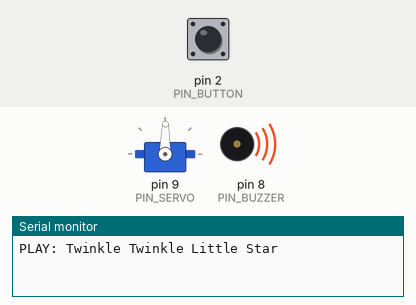
The sketch below on a simulated Arduino Uno, built with avr-gcc and run on an emulated ATmega328P. On the bench: servo, buzzer (waves = sounding), the last lines printed to the serial monitor. The inputs (shaded band) are chosen by the test bench; at power-on: pin 2 (PIN_BUTTON) HIGH.

Above: at 1.2 s.
1.3 s: pin 2 (PIN_BUTTON) pulled LOW for 3.2 s
At 2.8 s:
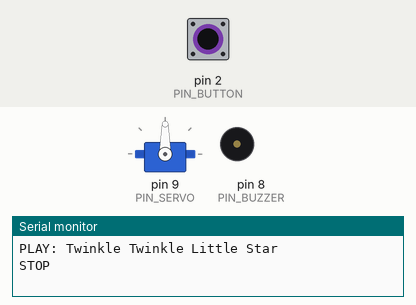
6.0 s: pin 2 (PIN_BUTTON) pulled LOW for 0.15 s
At 6.8 s:
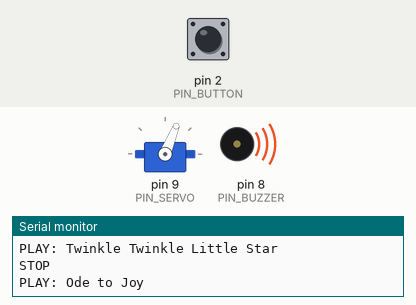
9.0 s: pin 2 (PIN_BUTTON) pulled LOW for 1 s
12.0 s: pin 2 (PIN_BUTTON) pulsed LOW 2 times (0.12 s each, 0.3 s apart)
At 12.98 s:
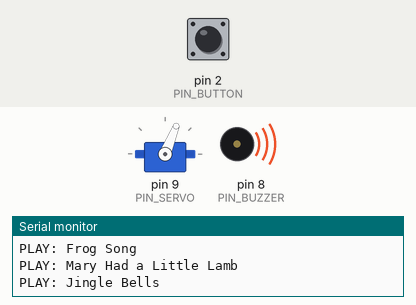
15.0 s: pin 2 (PIN_BUTTON) pulsed LOW 5 times (0.12 s each, 0.3 s apart)
Timing chart, 0 to 19.0 s (numbered marks = the images above; inputs shaded):
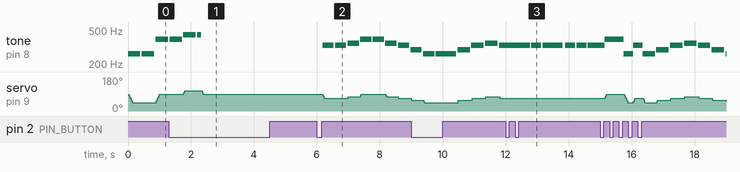

The sketch:

jukebox.ino
```cpp
/*
 * 踊るオルゴール / ジュークボックス (Arduino Uno)
 *
 * 内蔵した曲をブザーで単音演奏し、針が音の高さに合わせて踊る。
 * 収録曲はパブリックドメインの名曲のみ。
 *
 *   - 短押し  : 次の曲へ送って頭から再生
 *   - 長押し  : 再生 / 停止
 *
 * 配線(ポモドーロタイマーと共通):
 *   サーボ信号 = D9 / ブザー = D8 / ボタン = D2(INPUT_PULLUPでGND直結)
 */

#include <Servo.h>

// ===== ピン =====
const int PIN_SERVO  = 9;
const int PIN_BUZZER = 8;
const int PIN_BUTTON = 2;

// ===== 音程(Hz) =====
const int REST    = 0;
const int NOTE_C4 = 262, NOTE_D4 = 294, NOTE_E4 = 330, NOTE_F4 = 349;
const int NOTE_G4 = 392, NOTE_A4 = 440, NOTE_B4 = 494;
const int NOTE_C5 = 523, NOTE_D5 = 587, NOTE_E5 = 659;

// 踊り(角度マッピング)の基準となる音域
const int DANCE_FREQ_LOW  = NOTE_C4;
const int DANCE_FREQ_HIGH = NOTE_C5;

// ===== 針(サーボ角度) =====
const int SWING_MIN_ANGLE = 45;   // 低い音
const int SWING_MAX_ANGLE = 135;  // 高い音
const int REST_ANGLE      = 90;   // 停止中の中央
const int SERVO_STEP_DEG  = 4;    // 1回の更新で動く角度
const unsigned long SERVO_STEP_MS = 12;  // 角度更新の間隔

// ===== 発音 =====
const float TONE_GATE = 0.9;  // 音長の何割を鳴らすか(残りは音の切れ目)

// ===== ボタン判定 =====
const unsigned long DEBOUNCE_MS   = 30;
const unsigned long LONG_PRESS_MS = 1000;

// ===== その他 =====
const long BAUD_RATE = 9600;

enum ButtonEvent { BTN_NONE, BTN_SHORT, BTN_LONG };

// 1音 = {音程Hz, 長さ(8分音符を1とした単位)}
struct Note { int freq; byte len; };

// ----- 収録曲(すべてパブリックドメイン) -----

// きらきら星
const Note SONG_TWINKLE[] = {
  {NOTE_C4,2},{NOTE_C4,2},{NOTE_G4,2},{NOTE_G4,2},{NOTE_A4,2},{NOTE_A4,2},{NOTE_G4,4},
  {NOTE_F4,2},{NOTE_F4,2},{NOTE_E4,2},{NOTE_E4,2},{NOTE_D4,2},{NOTE_D4,2},{NOTE_C4,4},
  {NOTE_G4,2},{NOTE_G4,2},{NOTE_F4,2},{NOTE_F4,2},{NOTE_E4,2},{NOTE_E4,2},{NOTE_D4,4},
  {NOTE_G4,2},{NOTE_G4,2},{NOTE_F4,2},{NOTE_F4,2},{NOTE_E4,2},{NOTE_E4,2},{NOTE_D4,4},
  {NOTE_C4,2},{NOTE_C4,2},{NOTE_G4,2},{NOTE_G4,2},{NOTE_A4,2},{NOTE_A4,2},{NOTE_G4,4},
  {NOTE_F4,2},{NOTE_F4,2},{NOTE_E4,2},{NOTE_E4,2},{NOTE_D4,2},{NOTE_D4,2},{NOTE_C4,4},
};

// 歓喜の歌(ベートーヴェン 第九)
const Note SONG_ODE[] = {
  {NOTE_E4,2},{NOTE_E4,2},{NOTE_F4,2},{NOTE_G4,2},{NOTE_G4,2},{NOTE_F4,2},{NOTE_E4,2},{NOTE_D4,2},
  {NOTE_C4,2},{NOTE_C4,2},{NOTE_D4,2},{NOTE_E4,2},{NOTE_E4,3},{NOTE_D4,1},{NOTE_D4,4},
  {NOTE_E4,2},{NOTE_E4,2},{NOTE_F4,2},{NOTE_G4,2},{NOTE_G4,2},{NOTE_F4,2},{NOTE_E4,2},{NOTE_D4,2},
  {NOTE_C4,2},{NOTE_C4,2},{NOTE_D4,2},{NOTE_E4,2},{NOTE_D4,3},{NOTE_C4,1},{NOTE_C4,4},
};

// かえるの合唱
const Note SONG_FROG[] = {
  {NOTE_C4,2},{NOTE_D4,2},{NOTE_E4,2},{NOTE_F4,2},{NOTE_E4,2},{NOTE_D4,2},{NOTE_C4,2},{REST,2},
  {NOTE_E4,2},{NOTE_F4,2},{NOTE_G4,2},{NOTE_A4,2},{NOTE_G4,2},{NOTE_F4,2},{NOTE_E4,2},{REST,2},
  {NOTE_C4,1},{NOTE_C4,1},{NOTE_D4,1},{NOTE_D4,1},{NOTE_E4,1},{NOTE_E4,1},{NOTE_F4,1},{NOTE_F4,1},
  {NOTE_E4,2},{NOTE_D4,2},{NOTE_C4,4},
};

// メリーさんのひつじ
const Note SONG_MARY[] = {
  {NOTE_E4,2},{NOTE_D4,2},{NOTE_C4,2},{NOTE_D4,2},{NOTE_E4,2},{NOTE_E4,2},{NOTE_E4,4},
  {NOTE_D4,2},{NOTE_D4,2},{NOTE_D4,4},{NOTE_E4,2},{NOTE_G4,2},{NOTE_G4,4},
  {NOTE_E4,2},{NOTE_D4,2},{NOTE_C4,2},{NOTE_D4,2},{NOTE_E4,2},{NOTE_E4,2},{NOTE_E4,2},{NOTE_E4,2},
  {NOTE_D4,2},{NOTE_D4,2},{NOTE_E4,2},{NOTE_D4,2},{NOTE_C4,4},
};

// ジングルベル(サビ)
const Note SONG_JINGLE[] = {
  {NOTE_E4,2},{NOTE_E4,2},{NOTE_E4,4},{NOTE_E4,2},{NOTE_E4,2},{NOTE_E4,4},
  {NOTE_E4,2},{NOTE_G4,2},{NOTE_C4,2},{NOTE_D4,2},{NOTE_E4,8},
  {NOTE_F4,2},{NOTE_F4,2},{NOTE_F4,2},{NOTE_F4,2},{NOTE_F4,2},{NOTE_E4,2},{NOTE_E4,2},{NOTE_E4,1},{NOTE_E4,1},
  {NOTE_G4,2},{NOTE_G4,2},{NOTE_F4,2},{NOTE_D4,2},{NOTE_C4,8},
};

// ちょうちょう
const Note SONG_BUTTERFLY[] = {
  {NOTE_G4,2},{NOTE_E4,2},{NOTE_E4,4},{NOTE_F4,2},{NOTE_D4,2},{NOTE_D4,4},
  {NOTE_C4,2},{NOTE_D4,2},{NOTE_E4,2},{NOTE_F4,2},{NOTE_G4,2},{NOTE_G4,2},{NOTE_G4,4},
  {NOTE_G4,2},{NOTE_E4,2},{NOTE_E4,4},{NOTE_F4,2},{NOTE_D4,2},{NOTE_D4,4},
  {NOTE_C4,2},{NOTE_E4,2},{NOTE_G4,2},{NOTE_G4,2},{NOTE_E4,4},
};

// 蛍の光(オールド・ラング・サイン)
const Note SONG_AULD[] = {
  {NOTE_G4,2},{NOTE_C4,3},{NOTE_C4,1},{NOTE_C4,2},{NOTE_E4,2},{NOTE_D4,3},{NOTE_C4,1},{NOTE_D4,2},{NOTE_E4,2},
  {NOTE_C4,3},{NOTE_C4,1},{NOTE_E4,2},{NOTE_G4,2},{NOTE_A4,6},
  {NOTE_A4,2},{NOTE_G4,2},{NOTE_E4,3},{NOTE_C4,1},{NOTE_C4,2},{NOTE_D4,2},{NOTE_E4,3},{NOTE_D4,1},{NOTE_C4,2},{NOTE_D4,2},{NOTE_C4,4},
};

struct Song { const char* name; const Note* notes; int count; int eighthMs; };

const Song SONGS[] = {
  { "Twinkle Twinkle Little Star", SONG_TWINKLE,   sizeof(SONG_TWINKLE)   / sizeof(Note), 220 },
  { "Ode to Joy",                  SONG_ODE,       sizeof(SONG_ODE)       / sizeof(Note), 200 },
  { "Frog Song",                   SONG_FROG,      sizeof(SONG_FROG)      / sizeof(Note), 220 },
  { "Mary Had a Little Lamb",      SONG_MARY,      sizeof(SONG_MARY)      / sizeof(Note), 200 },
  { "Jingle Bells",                SONG_JINGLE,    sizeof(SONG_JINGLE)    / sizeof(Note), 180 },
  { "Butterfly (Choucho)",         SONG_BUTTERFLY, sizeof(SONG_BUTTERFLY) / sizeof(Note), 220 },
  { "Auld Lang Syne (Hotaru)",     SONG_AULD,      sizeof(SONG_AULD)      / sizeof(Note), 240 },
};
const int NUM_SONGS = sizeof(SONGS) / sizeof(Song);

Servo servo;

bool          playing      = true;
int           currentSong  = 0;
int           noteIndex    = 0;
unsigned long noteStartMs  = 0;
unsigned long currentNoteMs = 0;
int           targetAngle  = REST_ANGLE;
int           currentAngle = REST_ANGLE;

void setup() {
  Serial.begin(BAUD_RATE);
  pinMode(PIN_BUTTON, INPUT_PULLUP);
  servo.attach(PIN_SERVO);
  servo.write(currentAngle);
  startSong(0);
}

void loop() {
  ButtonEvent ev = readButton();

  if (ev == BTN_LONG) {
    togglePlaying();
  } else if (ev == BTN_SHORT) {
    nextSong();
  }

  if (playing) advanceSequencer();
  updateServo();
}

// 曲を頭から再生開始
void startSong(int index) {
  currentSong = index;
  noteIndex = 0;
  playing = true;
  Serial.print(F("PLAY: "));
  Serial.println(SONGS[currentSong].name);
  playCurrentNote();
}

// 次の曲へ
void nextSong() {
  startSong((currentSong + 1) % NUM_SONGS);
}

// 再生 / 停止
void togglePlaying() {
  if (playing) {
    playing = false;
    noTone(PIN_BUZZER);
    targetAngle = REST_ANGLE;
    Serial.println(F("STOP"));
  } else {
    startSong(currentSong);
  }
}

// 現在の音を鳴らし、針の目標角度と音長を決める
void playCurrentNote() {
  Note n = SONGS[currentSong].notes[noteIndex];
  currentNoteMs = (unsigned long)n.len * SONGS[currentSong].eighthMs;
  noteStartMs = millis();

  if (n.freq > REST) {
    tone(PIN_BUZZER, n.freq, (unsigned long)(currentNoteMs * TONE_GATE));
    targetAngle = freqToAngle(n.freq);
  }
  // 休符のときは音を出さず、針の目標はそのまま保つ
}

// 音長が経過したら次の音へ。曲末で停止。
void advanceSequencer() {
  if (millis() - noteStartMs < currentNoteMs) return;

  noteIndex++;
  if (noteIndex >= SONGS[currentSong].count) {
    playing = false;
    noTone(PIN_BUZZER);
    targetAngle = REST_ANGLE;
    Serial.println(F("DONE"));
    return;
  }
  playCurrentNote();
}

// 音の高さを針の角度へ
int freqToAngle(int freq) {
  int angle = map(freq, DANCE_FREQ_LOW, DANCE_FREQ_HIGH, SWING_MIN_ANGLE, SWING_MAX_ANGLE);
  return constrain(angle, SWING_MIN_ANGLE, SWING_MAX_ANGLE);
}

// 目標角度へ滑らかに近づける(ノンブロッキング)
void updateServo() {
  static unsigned long lastStep = 0;
  unsigned long now = millis();
  if (now - lastStep < SERVO_STEP_MS) return;
  lastStep = now;

  if (currentAngle < targetAngle) {
    currentAngle += min(SERVO_STEP_DEG, targetAngle - currentAngle);
  } else if (currentAngle > targetAngle) {
    currentAngle -= min(SERVO_STEP_DEG, currentAngle - targetAngle);
  }
  servo.write(currentAngle);
}

// 短押し / 長押しを検出(デバウンス付き)
ButtonEvent readButton() {
  static bool stablePressed = false;
  static bool lastReading = false;
  static unsigned long lastChange = 0;
  static unsigned long pressStart = 0;
  static bool longFired = false;

  bool reading = (digitalRead(PIN_BUTTON) == LOW);  // PULLUP: 押下=LOW
  unsigned long now = millis();

  if (reading != lastReading) {
    lastReading = reading;
    lastChange = now;
  }

  ButtonEvent event = BTN_NONE;
  if (now - lastChange > DEBOUNCE_MS && reading != stablePressed) {
    stablePressed = reading;
    if (stablePressed) {
      pressStart = now;
      longFired = false;
    } else if (!longFired) {
      event = BTN_SHORT;  // 離した瞬間に短押し確定
    }
  }

  if (stablePressed && !longFired && (now - pressStart > LONG_PRESS_MS)) {
    longFired = true;
    event = BTN_LONG;  // 押しっぱなしで長押し確定
  }

  return event;
}
```

Measured:
- after the input at 6.0 s, tone on pin 8 (PIN_BUZZER): plays 330 Hz for 0.36 s, 330 Hz for 0.36 s, 349 Hz for 0.36 s, 392 Hz for 0.36 s, 392 Hz for 0.36 s, 349 Hz for 0.36 s … (8 notes in this stretch), starting after 0.18 s
- after the input at 12.0 s, servo on pin 9 (PIN_SERVO): stops changing and stays 68°
- by itself, tone on pin 8 (PIN_BUZZER): plays 392 Hz for 0.40 s, 440 Hz for 0.40 s, 440 Hz for 0.13 s
